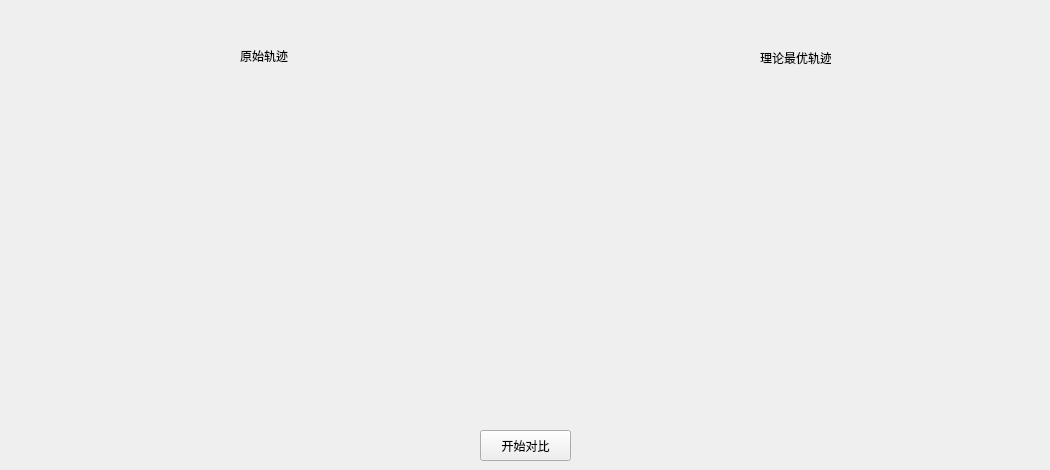
   <widget class="QWidget" name="tab_4">
    <attribute name="title">
     <string>优化曲线对比</string>
    </attribute>
    <widget class="QChartView" name="original_traject" native="true">
     <property name="geometry">
      <rect>
       <x>60</x>
       <y>70</y>
       <width>461</width>
       <height>321</height>
      </rect>
     </property>
    </widget>
    <widget class="QPushButton" name="traject_compare">
     <property name="geometry">
      <rect>
       <x>480</x>
       <y>430</y>
       <width>91</width>
       <height>31</height>
      </rect>
     </property>
     <property name="text">
      <string>开始对比</string>
     </property>
    </widget>
    <widget class="QLabel" name="label_40">
     <property name="geometry">
      <rect>
       <x>240</x>
       <y>50</y>
       <width>54</width>
       <height>12</height>
      </rect>
     </property>
     <property name="text">
      <string>原始轨迹</string>
     </property>
    </widget>
    <widget class="QLabel" name="label_41">
     <property name="geometry">
      <rect>
       <x>760</x>
       <y>50</y>
       <width>71</width>
       <height>16</height>
      </rect>
     </property>
     <property name="text">
      <string>理论最优轨迹</string>
     </property>
    </widget>
    <widget class="QChartView" name="optimal_traject" native="true">
     <property name="geometry">
      <rect>
       <x>570</x>
       <y>70</y>
       <width>471</width>
       <height>321</height>
      </rect>
     </property>
    </widget>
   </widget>
